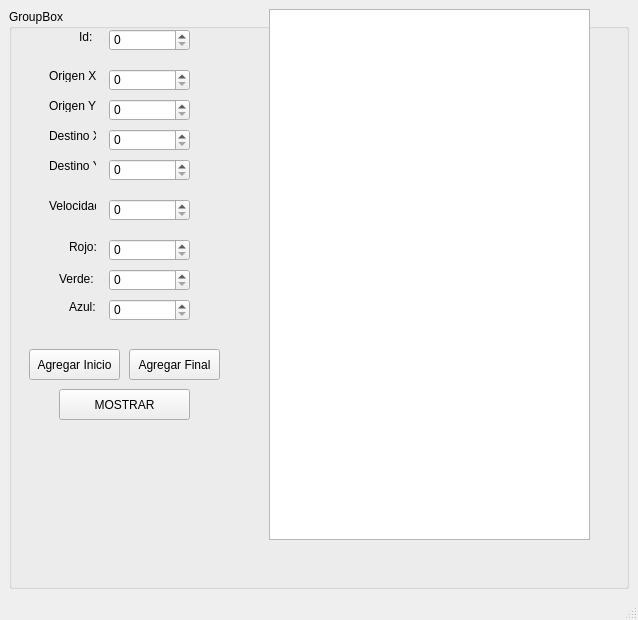
<?xml version="1.0" encoding="UTF-8"?>
<ui version="4.0">
 <class>MainWindow</class>
 <widget class="QMainWindow" name="MainWindow">
  <property name="geometry">
   <rect>
    <x>0</x>
    <y>0</y>
    <width>638</width>
    <height>620</height>
   </rect>
  </property>
  <property name="windowTitle">
   <string>MainWindow</string>
  </property>
  <widget class="QWidget" name="centralwidget">
   <layout class="QHBoxLayout" name="horizontalLayout">
    <item>
     <widget class="QGroupBox" name="groupBox">
      <property name="title">
       <string>GroupBox</string>
      </property>
      <widget class="QLabel" name="label">
       <property name="geometry">
        <rect>
         <x>40</x>
         <y>120</y>
         <width>47</width>
         <height>13</height>
        </rect>
       </property>
       <property name="text">
        <string>Destino X:</string>
       </property>
      </widget>
      <widget class="QLabel" name="label_2">
       <property name="geometry">
        <rect>
         <x>40</x>
         <y>150</y>
         <width>47</width>
         <height>13</height>
        </rect>
       </property>
       <property name="text">
        <string>Destino Y:</string>
       </property>
      </widget>
      <widget class="QLabel" name="label_3">
       <property name="geometry">
        <rect>
         <x>40</x>
         <y>190</y>
         <width>47</width>
         <height>13</height>
        </rect>
       </property>
       <property name="text">
        <string>Velocidad:</string>
       </property>
      </widget>
      <widget class="QLabel" name="label_4">
       <property name="geometry">
        <rect>
         <x>60</x>
         <y>230</y>
         <width>31</width>
         <height>16</height>
        </rect>
       </property>
       <property name="text">
        <string>Rojo:</string>
       </property>
      </widget>
      <widget class="QLabel" name="label_5">
       <property name="geometry">
        <rect>
         <x>50</x>
         <y>260</y>
         <width>41</width>
         <height>20</height>
        </rect>
       </property>
       <property name="text">
        <string>Verde:</string>
       </property>
      </widget>
      <widget class="QLabel" name="label_6">
       <property name="geometry">
        <rect>
         <x>60</x>
         <y>290</y>
         <width>31</width>
         <height>16</height>
        </rect>
       </property>
       <property name="text">
        <string>Azul:</string>
       </property>
      </widget>
      <widget class="QSpinBox" name="destX_spinBox">
       <property name="geometry">
        <rect>
         <x>100</x>
         <y>120</y>
         <width>81</width>
         <height>22</height>
        </rect>
       </property>
       <property name="maximum">
        <number>500</number>
       </property>
      </widget>
      <widget class="QSpinBox" name="destY_spinBox">
       <property name="geometry">
        <rect>
         <x>100</x>
         <y>150</y>
         <width>81</width>
         <height>22</height>
        </rect>
       </property>
       <property name="maximum">
        <number>500</number>
       </property>
      </widget>
      <widget class="QSpinBox" name="speed_spinBox">
       <property name="geometry">
        <rect>
         <x>100</x>
         <y>190</y>
         <width>81</width>
         <height>22</height>
        </rect>
       </property>
       <property name="maximum">
        <number>99999</number>
       </property>
      </widget>
      <widget class="QSpinBox" name="red_spinBox">
       <property name="geometry">
        <rect>
         <x>100</x>
         <y>230</y>
         <width>81</width>
         <height>22</height>
        </rect>
       </property>
       <property name="maximum">
        <number>255</number>
       </property>
      </widget>
      <widget class="QSpinBox" name="green_spinBox">
       <property name="geometry">
        <rect>
         <x>100</x>
         <y>260</y>
         <width>81</width>
         <height>22</height>
        </rect>
       </property>
       <property name="maximum">
        <number>255</number>
       </property>
      </widget>
      <widget class="QSpinBox" name="blue_spinBox">
       <property name="geometry">
        <rect>
         <x>100</x>
         <y>290</y>
         <width>81</width>
         <height>22</height>
        </rect>
       </property>
       <property name="maximum">
        <number>255</number>
       </property>
      </widget>
      <widget class="QPlainTextEdit" name="particle_PlainText">
       <property name="geometry">
        <rect>
         <x>260</x>
         <y>0</y>
         <width>321</width>
         <height>531</height>
        </rect>
       </property>
      </widget>
      <widget class="QPushButton" name="addToStart_pushButton">
       <property name="geometry">
        <rect>
         <x>20</x>
         <y>340</y>
         <width>91</width>
         <height>31</height>
        </rect>
       </property>
       <property name="text">
        <string>Agregar Inicio</string>
       </property>
      </widget>
      <widget class="QPushButton" name="addEnd_pushButton">
       <property name="geometry">
        <rect>
         <x>120</x>
         <y>340</y>
         <width>91</width>
         <height>31</height>
        </rect>
       </property>
       <property name="text">
        <string>Agregar Final</string>
       </property>
      </widget>
      <widget class="QPushButton" name="showListParticle_pushButton">
       <property name="geometry">
        <rect>
         <x>50</x>
         <y>380</y>
         <width>131</width>
         <height>31</height>
        </rect>
       </property>
       <property name="text">
        <string>MOSTRAR</string>
       </property>
      </widget>
      <widget class="QLabel" name="originX_label">
       <property name="geometry">
        <rect>
         <x>40</x>
         <y>60</y>
         <width>47</width>
         <height>13</height>
        </rect>
       </property>
       <property name="text">
        <string>Origen X:</string>
       </property>
      </widget>
      <widget class="QLabel" name="originY_label">
       <property name="geometry">
        <rect>
         <x>40</x>
         <y>90</y>
         <width>47</width>
         <height>13</height>
        </rect>
       </property>
       <property name="text">
        <string>Origen Y:</string>
       </property>
      </widget>
      <widget class="QSpinBox" name="originY_spinBox">
       <property name="geometry">
        <rect>
         <x>100</x>
         <y>90</y>
         <width>81</width>
         <height>22</height>
        </rect>
       </property>
       <property name="maximum">
        <number>500</number>
       </property>
      </widget>
      <widget class="QSpinBox" name="originX_spinBox">
       <property name="geometry">
        <rect>
         <x>100</x>
         <y>60</y>
         <width>81</width>
         <height>22</height>
        </rect>
       </property>
       <property name="maximum">
        <number>500</number>
       </property>
      </widget>
      <widget class="QLabel" name="originX_label_2">
       <property name="geometry">
        <rect>
         <x>70</x>
         <y>20</y>
         <width>21</width>
         <height>16</height>
        </rect>
       </property>
       <property name="text">
        <string>Id:</string>
       </property>
      </widget>
      <widget class="QSpinBox" name="id_spinBox">
       <property name="geometry">
        <rect>
         <x>100</x>
         <y>20</y>
         <width>81</width>
         <height>22</height>
        </rect>
       </property>
       <property name="maximum">
        <number>500</number>
       </property>
      </widget>
     </widget>
    </item>
   </layout>
  </widget>
  <widget class="QMenuBar" name="menubar">
   <property name="geometry">
    <rect>
     <x>0</x>
     <y>0</y>
     <width>638</width>
     <height>21</height>
    </rect>
   </property>
  </widget>
  <widget class="QStatusBar" name="statusbar"/>
 </widget>
 <resources/>
 <connections/>
</ui>
